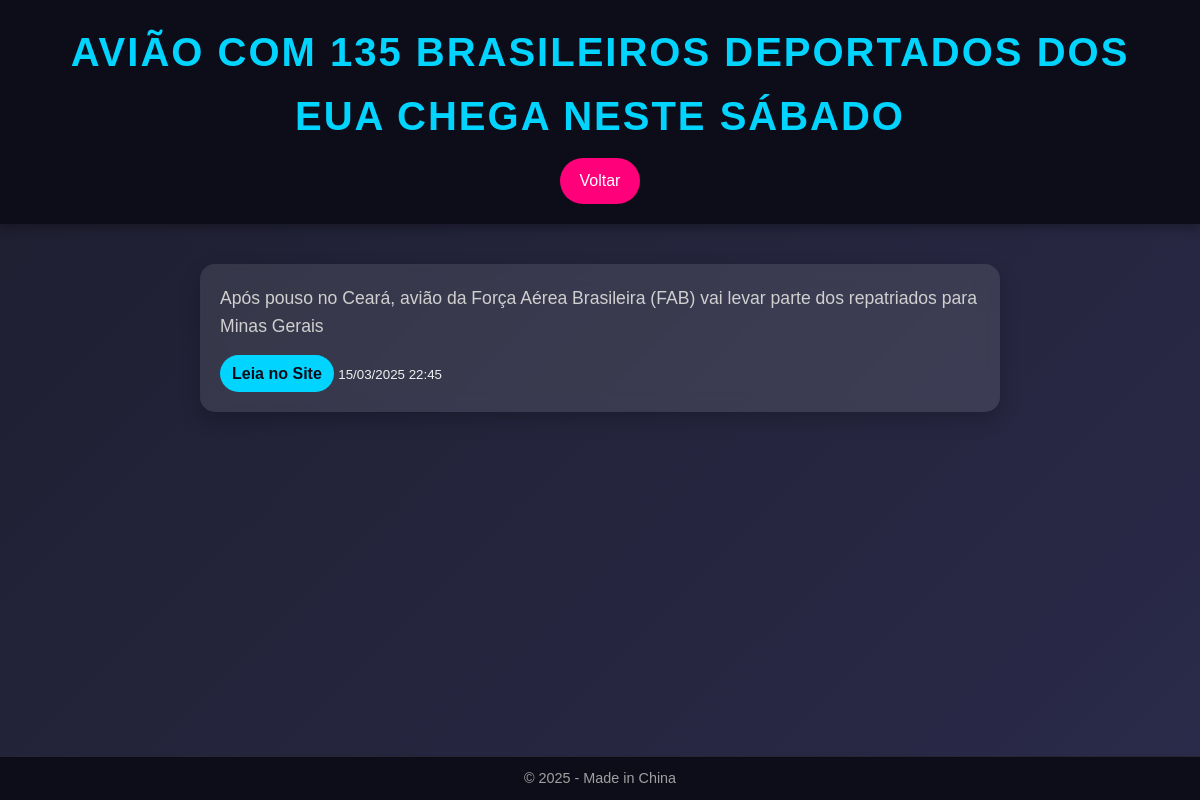
The app's page /noticia/345 with its own data.
### app/models.py (models this page shows)
class Noticia(db.Model):
    __tablename__ = 'Noticia'
    id = db.Column(db.Integer, primary_key=True)
    titulo = db.Column(db.String(200), nullable=False)
    conteudo = db.Column(db.Text, nullable=False)
    url = db.Column(db.String(500), unique=True, nullable=False)
    data_publicacao = db.Column(db.DateTime, nullable=False)

### app/routes.py (the view)
@app.route('/noticia/<int:id>')
def noticia_detalhe(id):
    noticia = Noticia.query.get_or_404(id)
    return render_template('noticia.html', noticia=noticia)

### app/templates/noticia.html (shortened to what this page needs)
<!DOCTYPE html>
<html lang="pt-br">
<head>
    <link rel="stylesheet" href="{{ url_for('static', filename='styles.css') }}">
</head>
<body>
    <header>
        <h1>{{ noticia.titulo }}</h1>
        <a href="/" class="btn-voltar">Voltar</a>
    </header>
    <main>
        <section class="noticia-detalhe">
            <p>{{ noticia.conteudo }}</p>
            <a href="{{ noticia.url }}" target="_blank" class="btn-leia-mais">Leia no Site</a>
            <small>{{ noticia.data_publicacao.strftime('%d/%m/%Y %H:%M') }}</small>
        </section>
    </main>
    <footer>
        <p>© 2025 - Made in China</p>
    </footer>
</body>
</html>

### app/static/styles.css (style rules this page uses)
* { margin: 0; padding: 0; box-sizing: border-box; font-family: 'Arial', sans-serif; }
body { background: linear-gradient(135deg, #1e1e2f 0%, #2a2a4a 100%); color: #f0f0f0; line-height: 1.6; min-height: 100vh; display: flex; flex-direction: column; }
header { background: #0d0d1a; padding: 20px; text-align: center; box-shadow: 0 4px 10px rgba(0, 0, 0, 0.3); }
header h1 { font-size: 2.5em; color: #00d4ff; text-transform: uppercase; letter-spacing: 2px; }
.btn-atualizar, .btn-voltar { display: inline-block; margin-top: 10px; padding: 10px 20px; background: #ff007a; color: #fff; text-decoration: none; border-radius: 25px; transition: transform 0.3s, background 0.3s; }
main { flex: 1; padding: 20px; }
.btn-leia-mais { display: inline-block; padding: 6px 12px; background: #00d4ff; color: #0d0d1a; text-decoration: none; border-radius: 20px; font-weight: bold; transition: background 0.3s; align-self: flex-start; }
.noticia-detalhe { max-width: 800px; margin: 20px auto; padding: 20px; background: rgba(255, 255, 255, 0.1); border-radius: 15px; backdrop-filter: blur(10px); box-shadow: 0 8px 20px rgba(0, 0, 0, 0.2); }
.noticia-detalhe p { font-size: 1.1em; color: #d0d0d0; margin-bottom: 15px; }
footer { background: #0d0d1a; padding: 10px; text-align: center; font-size: 0.9em; color: #a0a0a0; border-top: 1px solid rgba(255, 255, 255, 0.1); }

### records on screen
Noticia: titulo "AVIÃO COM 135 BRASILEIROS DEPORTADOS DOS EUA CHEGA NESTE SÁBADO", conteudo "Após pouso no Ceará, avião da Força Aérea Brasileira (FAB) vai levar parte dos repatriados para Minas Gerais", data_publicacao "15/03/2025 22:45"
